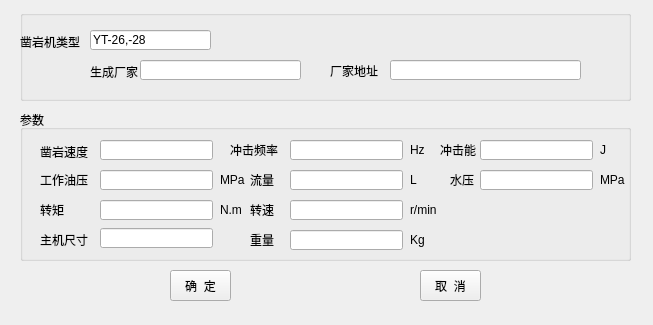
<?xml version="1.0" encoding="UTF-8"?>
<ui version="4.0">
 <class>drillingMachineTyped_trolleyForm</class>
 <widget class="QWidget" name="drillingMachineTyped_trolleyForm">
  <property name="geometry">
   <rect>
    <x>0</x>
    <y>0</y>
    <width>653</width>
    <height>325</height>
   </rect>
  </property>
  <property name="minimumSize">
   <size>
    <width>653</width>
    <height>325</height>
   </size>
  </property>
  <property name="maximumSize">
   <size>
    <width>653</width>
    <height>325</height>
   </size>
  </property>
  <property name="windowTitle">
   <string>凿岩台车</string>
  </property>
  <widget class="QPushButton" name="pushButton_2">
   <property name="geometry">
    <rect>
     <x>420</x>
     <y>270</y>
     <width>61</width>
     <height>31</height>
    </rect>
   </property>
   <property name="text">
    <string>取  消</string>
   </property>
  </widget>
  <widget class="QPushButton" name="pushButton">
   <property name="geometry">
    <rect>
     <x>170</x>
     <y>270</y>
     <width>61</width>
     <height>31</height>
    </rect>
   </property>
   <property name="text">
    <string>确  定</string>
   </property>
  </widget>
  <widget class="QGroupBox" name="groupBox_2">
   <property name="geometry">
    <rect>
     <x>20</x>
     <y>110</y>
     <width>611</width>
     <height>151</height>
    </rect>
   </property>
   <property name="title">
    <string>参数</string>
   </property>
   <widget class="QLabel" name="label_20">
    <property name="geometry">
     <rect>
      <x>20</x>
      <y>32</y>
      <width>54</width>
      <height>20</height>
     </rect>
    </property>
    <property name="text">
     <string>凿岩速度</string>
    </property>
   </widget>
   <widget class="QLineEdit" name="lineEdit_19">
    <property name="geometry">
     <rect>
      <x>80</x>
      <y>30</y>
      <width>113</width>
      <height>20</height>
     </rect>
    </property>
   </widget>
   <widget class="QLineEdit" name="lineEdit_20">
    <property name="geometry">
     <rect>
      <x>80</x>
      <y>60</y>
      <width>113</width>
      <height>20</height>
     </rect>
    </property>
   </widget>
   <widget class="QLineEdit" name="lineEdit_21">
    <property name="geometry">
     <rect>
      <x>80</x>
      <y>90</y>
      <width>113</width>
      <height>20</height>
     </rect>
    </property>
   </widget>
   <widget class="QLineEdit" name="lineEdit_24">
    <property name="geometry">
     <rect>
      <x>270</x>
      <y>60</y>
      <width>113</width>
      <height>20</height>
     </rect>
    </property>
   </widget>
   <widget class="QLineEdit" name="lineEdit_25">
    <property name="geometry">
     <rect>
      <x>270</x>
      <y>30</y>
      <width>113</width>
      <height>20</height>
     </rect>
    </property>
   </widget>
   <widget class="QLineEdit" name="lineEdit_29">
    <property name="geometry">
     <rect>
      <x>460</x>
      <y>30</y>
      <width>113</width>
      <height>20</height>
     </rect>
    </property>
   </widget>
   <widget class="QLineEdit" name="lineEdit_30">
    <property name="geometry">
     <rect>
      <x>460</x>
      <y>60</y>
      <width>113</width>
      <height>20</height>
     </rect>
    </property>
   </widget>
   <widget class="QLineEdit" name="lineEdit_22">
    <property name="geometry">
     <rect>
      <x>80</x>
      <y>118</y>
      <width>113</width>
      <height>20</height>
     </rect>
    </property>
   </widget>
   <widget class="QLineEdit" name="lineEdit_26">
    <property name="geometry">
     <rect>
      <x>270</x>
      <y>90</y>
      <width>113</width>
      <height>20</height>
     </rect>
    </property>
   </widget>
   <widget class="QLabel" name="label_21">
    <property name="geometry">
     <rect>
      <x>210</x>
      <y>30</y>
      <width>54</width>
      <height>20</height>
     </rect>
    </property>
    <property name="text">
     <string>冲击频率</string>
    </property>
   </widget>
   <widget class="QLabel" name="label_22">
    <property name="geometry">
     <rect>
      <x>420</x>
      <y>30</y>
      <width>41</width>
      <height>20</height>
     </rect>
    </property>
    <property name="text">
     <string>冲击能</string>
    </property>
   </widget>
   <widget class="QLabel" name="label_23">
    <property name="geometry">
     <rect>
      <x>20</x>
      <y>60</y>
      <width>54</width>
      <height>20</height>
     </rect>
    </property>
    <property name="text">
     <string>工作油压</string>
    </property>
   </widget>
   <widget class="QLabel" name="label_24">
    <property name="geometry">
     <rect>
      <x>20</x>
      <y>90</y>
      <width>54</width>
      <height>20</height>
     </rect>
    </property>
    <property name="text">
     <string>转矩</string>
    </property>
   </widget>
   <widget class="QLabel" name="label_25">
    <property name="geometry">
     <rect>
      <x>20</x>
      <y>120</y>
      <width>54</width>
      <height>20</height>
     </rect>
    </property>
    <property name="text">
     <string>主机尺寸</string>
    </property>
   </widget>
   <widget class="QLabel" name="label_27">
    <property name="geometry">
     <rect>
      <x>230</x>
      <y>60</y>
      <width>31</width>
      <height>20</height>
     </rect>
    </property>
    <property name="text">
     <string>流量</string>
    </property>
   </widget>
   <widget class="QLabel" name="label_28">
    <property name="geometry">
     <rect>
      <x>230</x>
      <y>90</y>
      <width>31</width>
      <height>20</height>
     </rect>
    </property>
    <property name="text">
     <string>转速</string>
    </property>
   </widget>
   <widget class="QLineEdit" name="lineEdit_27">
    <property name="geometry">
     <rect>
      <x>270</x>
      <y>120</y>
      <width>113</width>
      <height>20</height>
     </rect>
    </property>
    <property name="text">
     <string/>
    </property>
   </widget>
   <widget class="QLabel" name="label_29">
    <property name="geometry">
     <rect>
      <x>230</x>
      <y>120</y>
      <width>31</width>
      <height>20</height>
     </rect>
    </property>
    <property name="text">
     <string>重量</string>
    </property>
   </widget>
   <widget class="QLabel" name="label_30">
    <property name="geometry">
     <rect>
      <x>430</x>
      <y>60</y>
      <width>31</width>
      <height>20</height>
     </rect>
    </property>
    <property name="text">
     <string>水压</string>
    </property>
   </widget>
   <widget class="QLabel" name="label_31">
    <property name="geometry">
     <rect>
      <x>200</x>
      <y>60</y>
      <width>31</width>
      <height>20</height>
     </rect>
    </property>
    <property name="text">
     <string>MPa</string>
    </property>
   </widget>
   <widget class="QLabel" name="label_33">
    <property name="geometry">
     <rect>
      <x>200</x>
      <y>90</y>
      <width>31</width>
      <height>20</height>
     </rect>
    </property>
    <property name="text">
     <string>N.m</string>
    </property>
   </widget>
   <widget class="QLabel" name="label_34">
    <property name="geometry">
     <rect>
      <x>390</x>
      <y>30</y>
      <width>31</width>
      <height>20</height>
     </rect>
    </property>
    <property name="text">
     <string>Hz</string>
    </property>
   </widget>
   <widget class="QLabel" name="label_35">
    <property name="geometry">
     <rect>
      <x>390</x>
      <y>60</y>
      <width>31</width>
      <height>20</height>
     </rect>
    </property>
    <property name="text">
     <string>L</string>
    </property>
   </widget>
   <widget class="QLabel" name="label_36">
    <property name="geometry">
     <rect>
      <x>390</x>
      <y>90</y>
      <width>31</width>
      <height>20</height>
     </rect>
    </property>
    <property name="text">
     <string>r/min</string>
    </property>
   </widget>
   <widget class="QLabel" name="label_37">
    <property name="geometry">
     <rect>
      <x>390</x>
      <y>120</y>
      <width>31</width>
      <height>20</height>
     </rect>
    </property>
    <property name="text">
     <string>Kg</string>
    </property>
   </widget>
   <widget class="QLabel" name="label_38">
    <property name="geometry">
     <rect>
      <x>580</x>
      <y>30</y>
      <width>16</width>
      <height>20</height>
     </rect>
    </property>
    <property name="text">
     <string>J</string>
    </property>
   </widget>
   <widget class="QLabel" name="label_39">
    <property name="geometry">
     <rect>
      <x>580</x>
      <y>60</y>
      <width>31</width>
      <height>20</height>
     </rect>
    </property>
    <property name="text">
     <string>MPa</string>
    </property>
   </widget>
  </widget>
  <widget class="QGroupBox" name="groupBox">
   <property name="geometry">
    <rect>
     <x>20</x>
     <y>10</y>
     <width>611</width>
     <height>91</height>
    </rect>
   </property>
   <property name="title">
    <string/>
   </property>
   <widget class="QLineEdit" name="lineEdit_33">
    <property name="geometry">
     <rect>
      <x>370</x>
      <y>50</y>
      <width>191</width>
      <height>20</height>
     </rect>
    </property>
   </widget>
   <widget class="QLabel" name="label_32">
    <property name="geometry">
     <rect>
      <x>310</x>
      <y>45</y>
      <width>71</width>
      <height>31</height>
     </rect>
    </property>
    <property name="text">
     <string>厂家地址</string>
    </property>
   </widget>
   <widget class="QLineEdit" name="lineEdit_15">
    <property name="geometry">
     <rect>
      <x>70</x>
      <y>20</y>
      <width>121</width>
      <height>20</height>
     </rect>
    </property>
    <property name="text">
     <string>YT-26,-28</string>
    </property>
   </widget>
   <widget class="QLineEdit" name="lineEdit_32">
    <property name="geometry">
     <rect>
      <x>120</x>
      <y>50</y>
      <width>161</width>
      <height>20</height>
     </rect>
    </property>
   </widget>
   <widget class="QLabel" name="label_26">
    <property name="geometry">
     <rect>
      <x>70</x>
      <y>51</y>
      <width>54</width>
      <height>21</height>
     </rect>
    </property>
    <property name="text">
     <string>生成厂家</string>
    </property>
   </widget>
   <widget class="QLabel" name="label_17">
    <property name="geometry">
     <rect>
      <x>0</x>
      <y>21</y>
      <width>71</width>
      <height>21</height>
     </rect>
    </property>
    <property name="text">
     <string>凿岩机类型</string>
    </property>
   </widget>
  </widget>
 </widget>
 <resources/>
 <connections/>
</ui>
